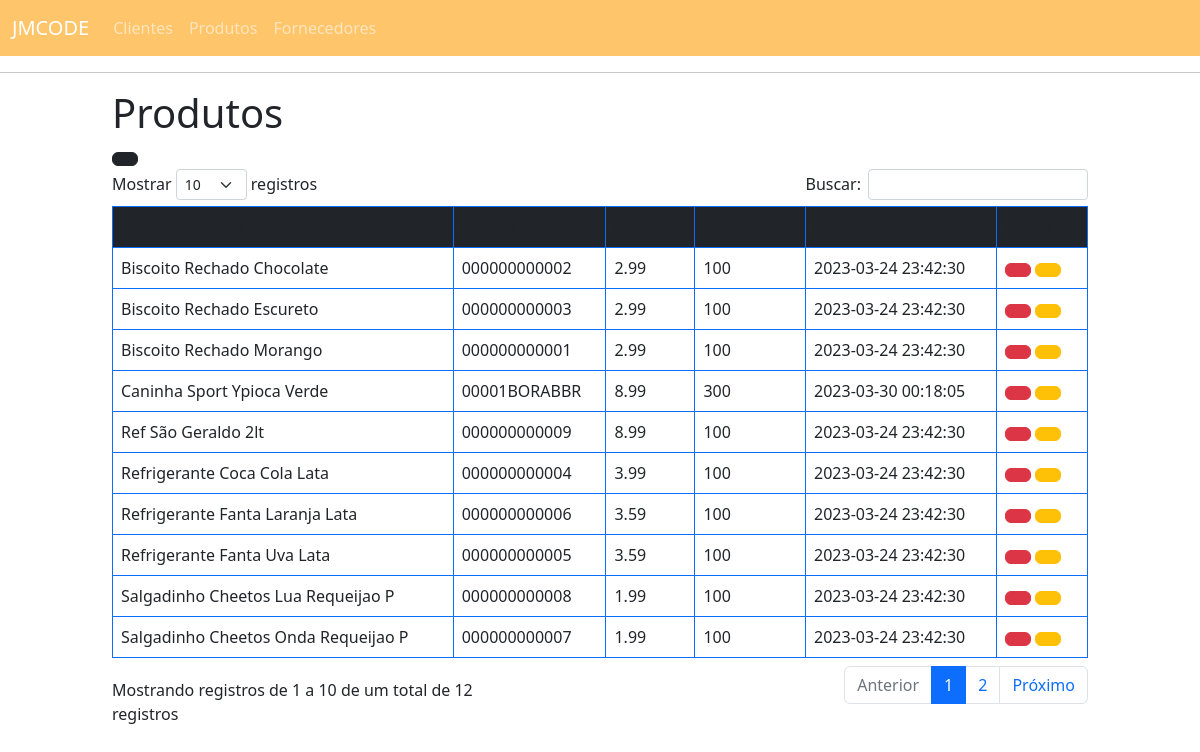
Screenshot of /listProducts.php with the database file from the repository.
### tables this page shows
CREATE TABLE `products` (
  `id_product` int(6) NOT NULL,
  `product_name` varchar(40) DEFAULT NULL,
  `product_code` varchar(12) DEFAULT NULL,
  `product_price` float(6,2) DEFAULT NULL,
  `product_stock` int(4) DEFAULT NULL,
  `product_created_in` timestamp NOT NULL DEFAULT current_timestamp()
);

### functions.php (called while the page is built, shortened)
<?php
function select($table, $fields, $filters, $extra) {
	$query = "SELECT ";
	if ($fields == null) {
		$query .= "* ";
	} else {
		$fields = implode('`, `', $fields);
		$query .= "`$fields` ";
	}
	$query .= " FROM `$table` ";
	if ($extra != null) {
		$query .= $extra;
	}
	global $conn;
	$result = mysqli_query($conn, $query) or die(mysqli_error());
	$data = [];
	while ($row = mysqli_fetch_assoc($result)) {
		$data[] = $row;
	}
	return $data;
}

### listProducts.php (the view, shortened to what this page needs)
<?php
require_once 'connect.php';
require_once 'functions.php';
$products = select("products", null, null, " ORDER BY product_name");
?>
<!DOCTYPE html>
<html>
<head>
	<link rel="stylesheet" type="text/css" href="https://cdn.jsdelivr.net/npm/bootstrap@5.3.0-alpha1/dist/css/bootstrap.min.css">
	<link rel="stylesheet" type="text/css" href="https://cdnjs.cloudflare.com/ajax/libs/twitter-bootstrap/5.2.0/css/bootstrap.min.css">
	<link rel="stylesheet" type="text/css" href="https://cdn.datatables.net/1.13.3/css/dataTables.bootstrap5.min.css">
</head>
<body>
	<?php include_once 'components/navbar.php'; ?>
	<div class="container-fluid">
		<div class="row">
			<div class="col-10 offset-1">
				<h1>Produtos</h1>
				<a class="btn btn-dark btn-xs" href="cadProducts.php">
				</a>
				<table class="table table-bordered border-primary" id="myTable">
					<thead class="text-center bg-dark text-white">
						<th> Nome produtos </th>
						<th> Código </th>
						<th> Preço </th>
						<th> Estoque </th>
						<th> Data de cadastro </th>
						<th> Ações </th>
					</thead>
					<tbody>
					<?php foreach ($products as $product) : ?>
							<tr>
								<td><?= $product['product_name']; ?></td>
								<td><?= $product['product_code']; ?></td>
								<td><?= $product['product_price']; ?></td>
								<td><?= $product['product_stock']; ?></td>
								<td><?= $product['product_created_in']; ?></td>
								<td>
									<button class="btn btn-danger btn-xs" data-bs-toggle="modal" data-bs-target="#deletar-<?= $chave; ?>">
									</button>
									<button class="btn btn-warning btn-xs">
									</button>
								</td>
							</tr>
						<?php endforeach; ?>
					</tbody>
				</table>
			</div>
		</div>
	</div>
</body>
</html>

### components/navbar.php (shortened to what this page needs)
<nav class="navbar navbar-expand-lg bg-body-tertiary bg-dark" data-bs-theme="dark" style="color: white !important;background-color: #ff9b0094 !important;">
    <div class="container-fluid">
        <a class="navbar-brand" href="index.php"> JMCODE </a>
        <div class="collapse navbar-collapse" id="navbarSupportedContent">
            <ul class="navbar-nav me-auto mb-2 mb-lg-0">
                <li class="nav-item active">
                    <a class="nav-link" aria-current="page" href="listClients.php">Clientes</a>
                </li>
                <li class="nav-item">
                    <a class="nav-link" aria-current="page" href="listProducts.php">Produtos</a>
                </li>
                <li class="nav-item">
                    <a class="nav-link" aria-current="page" href="listSuppliers.php">Fornecedores</a>
                </li>
            </ul>
        </div>
    </div>
</nav>
<hr>

### rows the page displays
products: product_name "Biscoito Rechado Chocolate", product_code "000000000002", product_price "2.99", product_stock "100", product_created_in "2023-03-24 23:42:30"
products: product_name "Biscoito Rechado Escureto", product_code "000000000003", product_price "2.99", product_stock "100", product_created_in "2023-03-24 23:42:30"
products: product_name "Biscoito Rechado Morango", product_code "000000000001", product_price "2.99", product_stock "100", product_created_in "2023-03-24 23:42:30"
products: product_name "Caninha Sport Ypioca Verde", product_code "00001BORABBR", product_price "8.99", product_stock "300", product_created_in "2023-03-30 00:18:05"
products: product_name "Ref São Geraldo 2lt", product_code "000000000009", product_price "8.99", product_stock "100", product_created_in "2023-03-24 23:42:30"
products: product_name "Refrigerante Coca Cola Lata", product_code "000000000004", product_price "3.99", product_stock "100", product_created_in "2023-03-24 23:42:30"
products: product_name "Refrigerante Fanta Laranja Lata", product_code "000000000006", product_price "3.59", product_stock "100", product_created_in "2023-03-24 23:42:30"
products: product_name "Refrigerante Fanta Uva Lata", product_code "000000000005", product_price "3.59", product_stock "100", product_created_in "2023-03-24 23:42:30"
products: product_name "Salgadinho Cheetos Lua Requeijao P", product_code "000000000008", product_price "1.99", product_stock "100", product_created_in "2023-03-24 23:42:30"
products: product_name "Salgadinho Cheetos Onda Requeijao P", product_code "000000000007", product_price "1.99", product_stock "100", product_created_in "2023-03-24 23:42:30"
